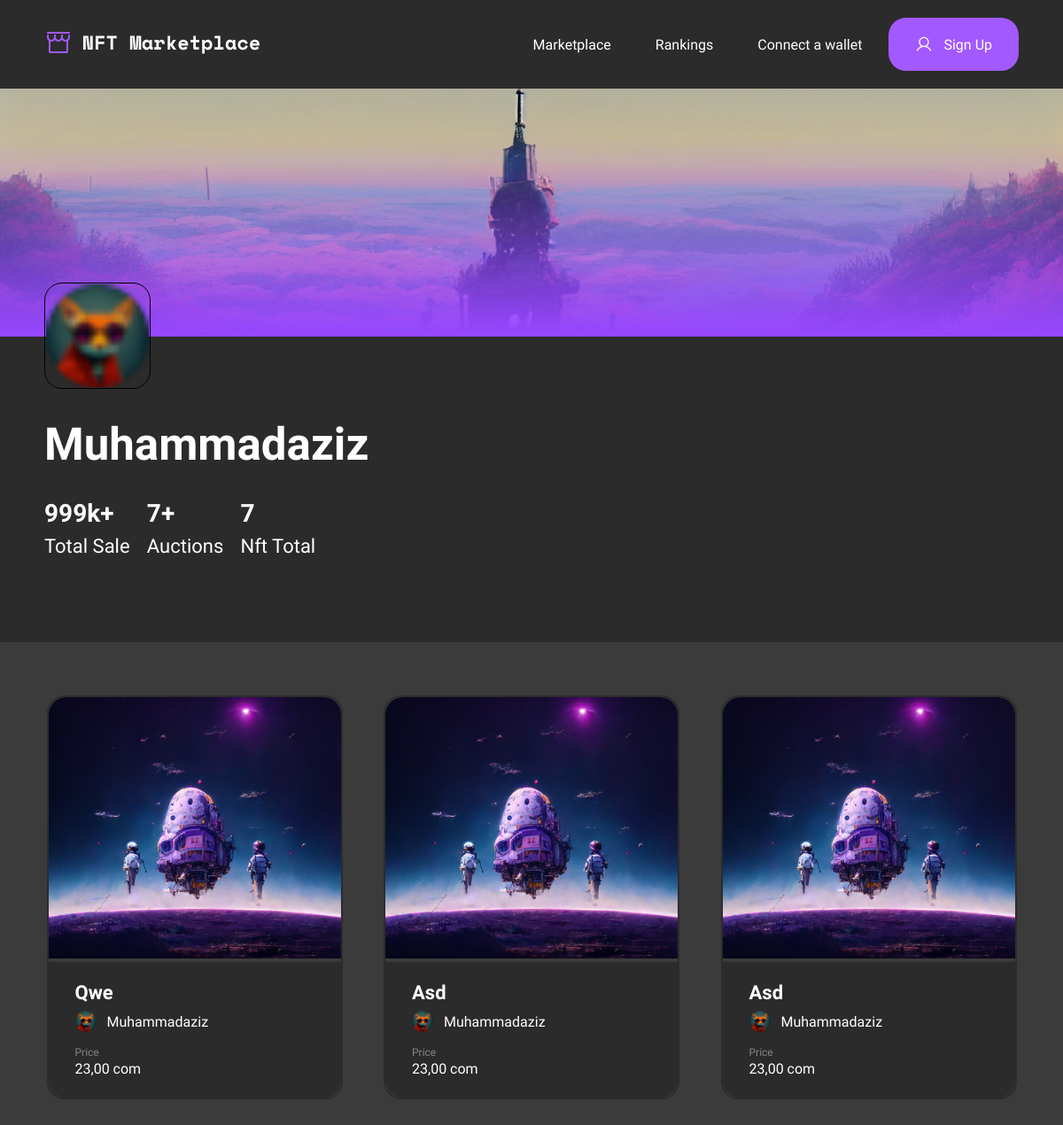
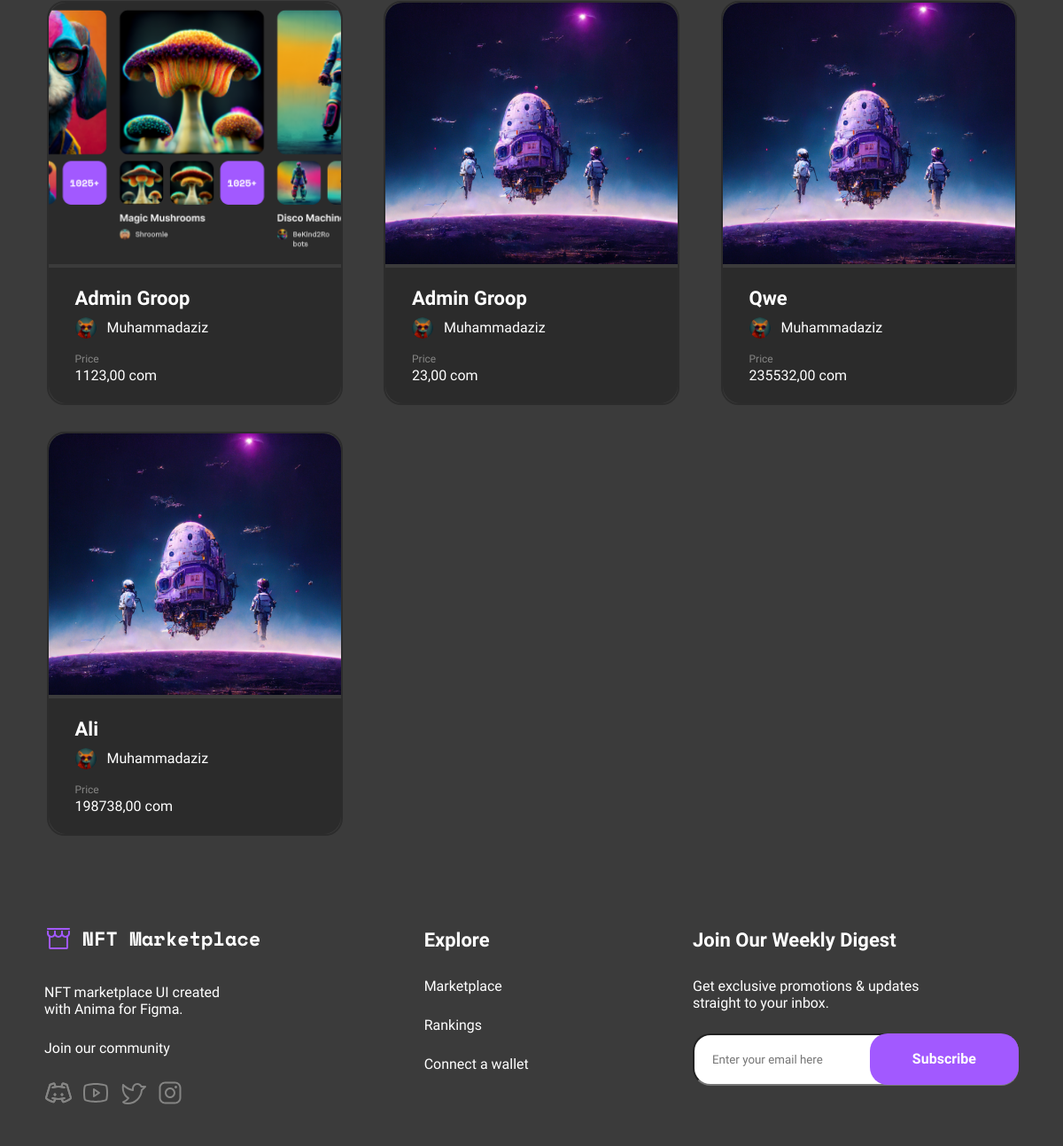
/user/5, run on an earlier commit of the app's database (2 pictures, top to bottom).
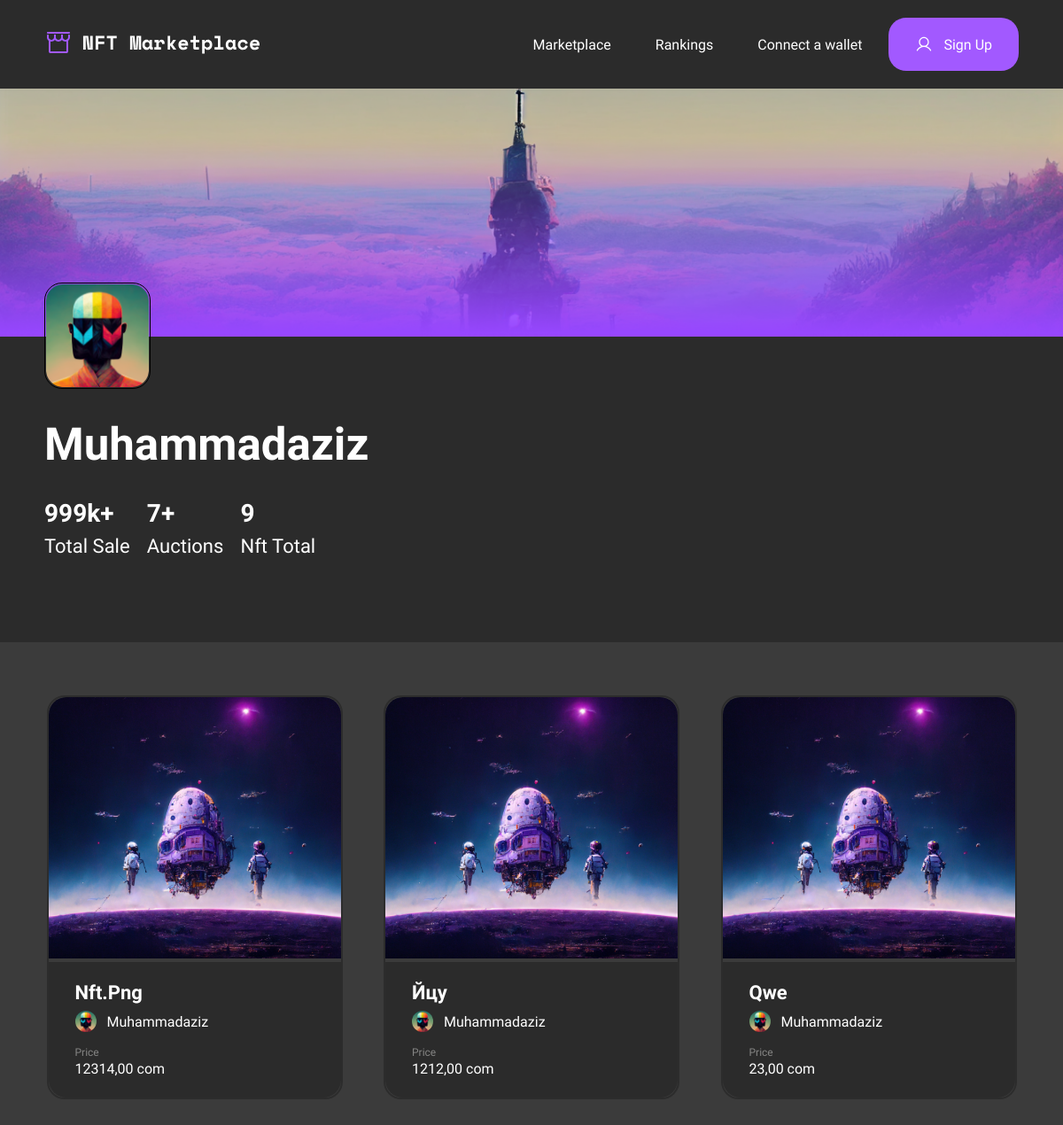
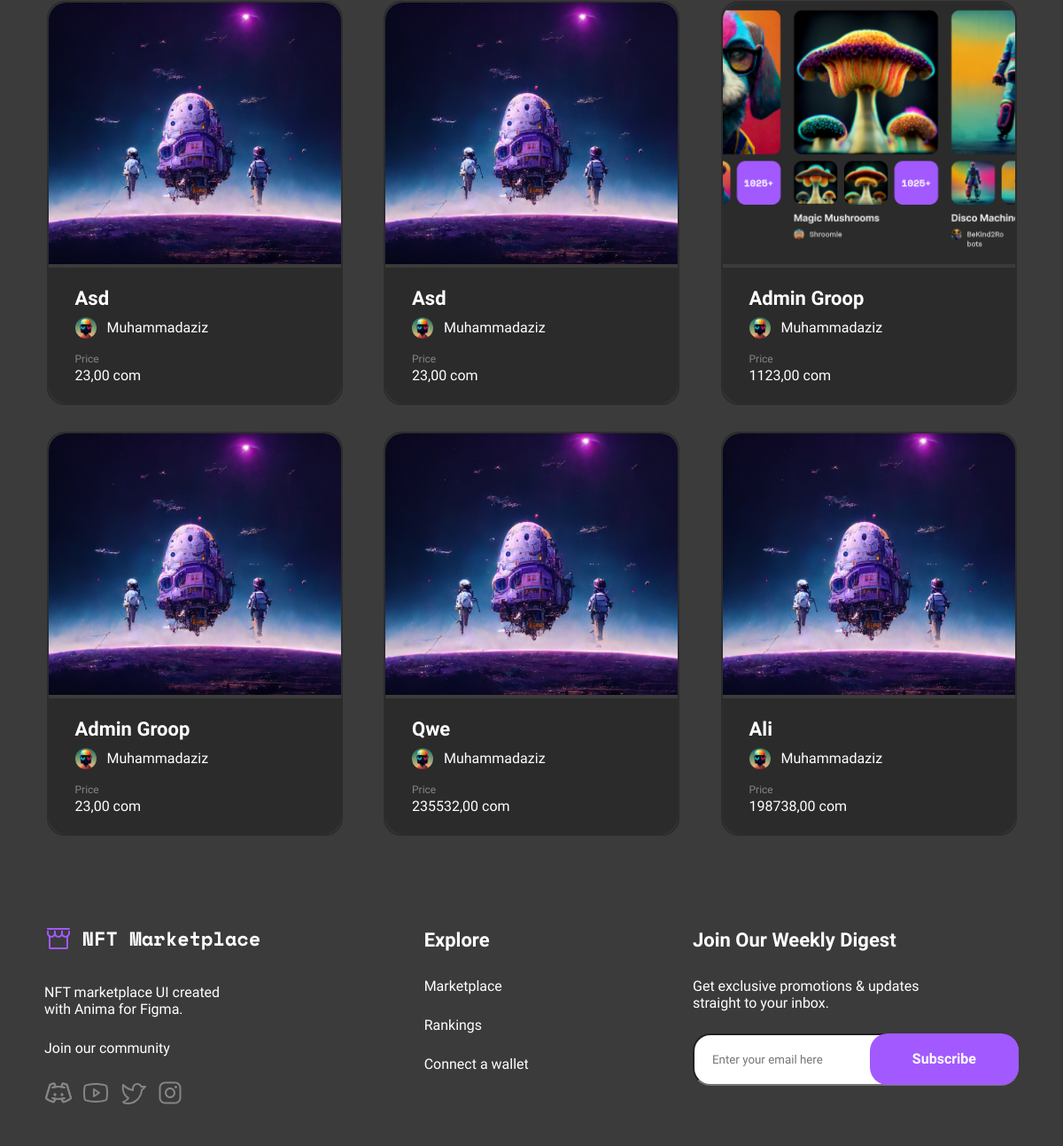
And on a later commit of the database (2 pictures, top to bottom).
### marketplace/models.py (models this page shows, shortened)
class UserModel(models.Model):
    user = models.OneToOneField(to=User,verbose_name='Пользователь',on_delete=models.CASCADE,related_name='user')
    photo = models.ImageField(upload_to='photo',verbose_name='Фото',default='img/user_1.png')
    created = models.PositiveBigIntegerField(verbose_name='Созданно',default=0)
    nfts_sold = models.DecimalField(verbose_name='Проданно',max_digits=10, decimal_places=0,default=0.00)
    balans = models.DecimalField(verbose_name='Баланс', max_digits=10, decimal_places=2,default=0.00)
    def __str__(self):
        return self.user.username
    class Meta:
        verbose_name = 'Пользователь'
        verbose_name_plural = 'Пользователи'

class Nft(models.Model):
    img = models.ImageField(verbose_name='Изображения')
    name = models.CharField(verbose_name='Названия',max_length=15)
    created_by = models.ForeignKey(to='UserModel', verbose_name='Владелец', on_delete=models.CASCADE,related_name='created_by',)
    description = models.TextField(verbose_name='Описания')
    collection = models.ForeignKey(verbose_name='Катигория',to='Category',on_delete=models.SET_NULL,null=True,related_name='collection')
    tegs = models.ManyToManyField(to='Tegs',verbose_name='Теги',)
    prise = models.DecimalField( verbose_name='Цена', max_digits=10, decimal_places=2)
    create_date = models.DateField(verbose_name='Дата создания',auto_now_add=True)
    is_sold = models.BooleanField(verbose_name='Продаётся',default=True)
    class Meta:
        verbose_name = 'Nft'
        verbose_name_plural = 'Nft'

### marketplace/views.py (the view)
# urls.py: path('user/<int:id>',deteil_user,name='deteil_user'),
def deteil_user(req, id):
    user = get_object_or_404(UserModel, pk=id)
    nfts = Nft.objects.filter(created_by=user, is_sold=True)
    nfts_total = len(nfts)
    page_num = req.GET.get("page", 1)
    paginator = Paginator(nfts, 9)
    nfts = paginator.get_page(page_num)
    balans = 0
    for i in nfts:
        balans += ceil(i.prise)
    balans = balans.__str__()
    if len(balans) >= 4:
        balans = "999"
    context = {
        "user": user,
        "nfts": nfts,
        "nfts_total": nfts_total,
        "balans": balans,
    }
    return render(req, "detail_user.html", context=context)

### templates/detail_user.html (shortened to what this page needs)
{% extends "workspace/base.html" %}
{% load static %}
{% block nav %}
<div class="navbar">
    <img src="{% static "img/fonworkcpase.png" %}" alt="" class="fon">
    <div class="navbar_item">
        <div class="info_user">
            <img src="{{user.photo.url}}" alt="" class="user">
            <div class="name">
                <h2>{{user}}</h2>
            </div>
            <div class="gruup">
                <div class="blok">
                    <h4>
                        {{balans}}k+
                    <span>Total Sale</span>
                </div>
                <div class="blok">
                    <h4>
                        {{user.nfts_sold}}+
                    </h4>
                    <span>Auctions</span>
                </div>
                <div class="blok">
                    <h4>
                        {{nfts_total}}
                    </h4>
                    <span>Nft total</span>
                </div>
            </div>
        </div>
    </div>
</div>
{% endblock nav %}
{% block main %}
{% include "components/collection2.html" %}
{% endblock main %}

### templates/workspace/base.html (shortened to what this page needs)
{% load static %}
<!DOCTYPE html>
<html lang="en">
<head>
    <link rel="stylesheet" href="{% static "css/workspase.css" %}">
</head>
<body>
    {% include "components/header.html" %}
    {% block nav %}
    {% endblock nav %}
    <main class="main">
        <div class="container">
            {% block main %}
            {% endblock main %}
        </div>
    </main>
    {% include "components/footer.html" %}
</body>
</html>

### templates/components/header.html (shortened to what this page needs)
{% load static %}
<header class="header">
    <div class="container">
        <div class="header_items">
            <div class="logo">
                <a href="{% url "main" %}">
                    <img src="{% static "img/logo.svg" %}" alt="">
                </a>
            </div>
            <div class="menu none">
                <ul>
                    <li><a href="{% url "market" %}">Marketplace</a></li>
                    <li><a href="#">Rankings</a></li>
                    <li><a href="#">Connect a wallet</a></li>
                </ul>
                    {% if request.user.is_authenticated%}
                    <div class="select_user">
                        <h2>{{ request.user.username }} <img class='select-bottom' src="{% static "img/top-bottom.svg" %}" alt=""></h2>
                        <ul class='none'>
                            <li>
                                <a href="{% url "login" %}">
                                    Workcpase
                                </a>
                            </li>
                            <li>
                                <a href="{% url "logaut" %}">
                                    logaut
                                </a>
                            </li>
                            <li>
                                <a href="{% url "logaut" %}">
                                    Settings
                                </a>
                            </li>
                        </ul>
                    </div>
                    {% else %}
                        <div class="btn">
                            <a href="{% url "login" %}">
                                <img src="{% static "img/user.svg" %}" alt="">
                                Sign Up
                            </a>
                        </div>
                    {% endif %}
            </div>
        </div>
    </div>
</header>

### templates/components/collection2.html (shortened to what this page needs)
{% load static %}
<section class="nft_cart">
    <div class="container">
        {% for nft in nfts %}
            <a href='{% url "deteil_nft" id=nft.pk%}' class="blok">
                <div class="top">
                    <img src="{{nft.img.url}}" alt="">
                </div>
                <div class="bottom">
                    <div class="nft">
                        <h5 class="name">{{nft.name}}</h5>
                        <div class="user">
                            <img src="{{nft.created_by.photo.url}}" alt="">
                            {{nft.created_by.user.username}}
                        </div>
                    </div>
                    <div class="seal">
                        <span>Price</span>
                        <p>{{nft.prise}} com</p>
                    </div>
                </div>
            </a>
        {% endfor %}
    </div>
</section>

### templates/components/footer.html (shortened to what this page needs)
{% load static %}
<footer class="footer">
    <div class="container">
        <nav>
            <ul>
                <li>
                    <a href="">
                        <img src="{% static "img/logo.svg" %}" alt="">
                    </a>
                </li>
                <li>
                    <a href="">
                        NFT marketplace UI created
                        with Anima for Figma.
                    </a>
                </li>
                <li>
                    <a href="">
                        Join our community
                    </a>
                </li>
                <li>
                    <a href="">
                        <img src="{% static "img/links.svg" %}" alt="">
                    </a>
                </li>
            </ul>
            <ul>
                <li>Explore</li>
                <li><a href="{% url "main" %}">Marketplace</a></li>
                <li><a href="">Rankings</a></li>
                <li><a href="">Connect a wallet</a></li>
            </ul>
            <ul>
                <li>Join our weekly digest</li>
                <li><a href="">Get exclusive promotions & updates
                    straight to your inbox.</a></li>
                <li>
                    <form method="post">
                        <input type="text" placeholder="Enter your email here">
                        <button type="submit">Subscribe</button>
                    </form>
                </li>
            </ul>
        </nav>
    </div>
</footer>

### static/css/workspase.css (style rules this page uses)
* { margin: 0px; padding: 0px; box-sizing: border-box; font-family: "Work Sans", sans-serif; }
body { background: rgb(43, 43, 43); }
a { text-decoration: none; color: white; }

What changed in the data, as far as the page shows it:
changed UserModel "Muhammadaziz": photo: picture removed, a placeholder shows
now on this page (row edited): Nft: img (picture), name "Nft.png", created_by.photo (placeholder picture), created_by.user.username "Muhammadaziz", prise "12314,00"
now on this page (row edited): Nft: img (picture), name "Йцу", created_by.photo (placeholder picture), created_by.user.username "Muhammadaziz", prise "1212,00"
changed through a linked row, Nft (number 3 of 9 on the later page): created_by.photo: picture removed, a placeholder shows
changed through a linked row, Nft (number 4 of 9 on the later page): created_by.photo: picture removed, a placeholder shows
changed through a linked row, Nft (number 5 of 9 on the later page): created_by.photo: picture removed, a placeholder shows
changed through a linked row, Nft (number 6 of 9 on the later page): created_by.photo: picture removed, a placeholder shows
changed through a linked row, Nft (number 7 of 9 on the later page): created_by.photo: picture removed, a placeholder shows
changed through a linked row, Nft (number 8 of 9 on the later page): created_by.photo: picture removed, a placeholder shows
changed through a linked row, Nft "Ali": created_by.photo: picture removed, a placeholder shows
Also different on the page:
{{ nfts_total }}: "7" → "9"
